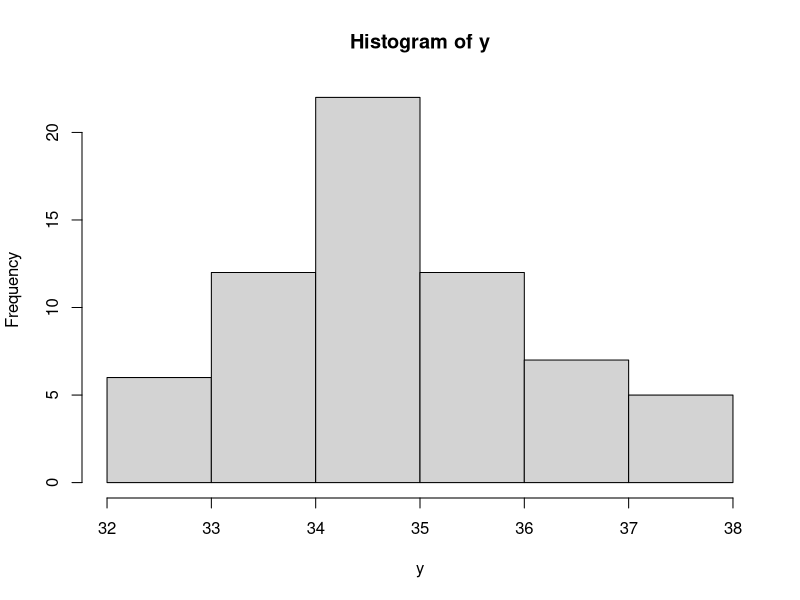
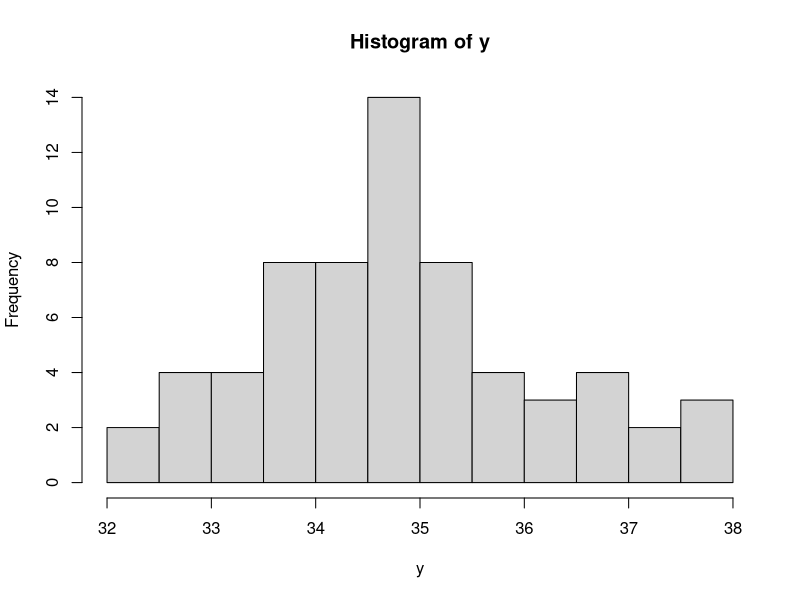

Write the R code that produced these figures, in order.
y <- c(34.2,37.8,33.6,32.6,33.8,35.8,34.7,34.6,33.1,36.6,34.7,33.1,34.2,37.6,33.6,33.6,34.5,35.4,35.0,34.6,33.4,37.3,32.5,34.1,35.6,34.6,35.4,35.9,34.7,34.6,34.1,34.7,36.3,33.8,36.2,34.7,34.6,35.5,35.1,35.7,35.1,37.1,36.8,33.6,35.2,32.8,36.8,36.8,34.7,34.0,35.1,32.9,35.0,32.1,37.9,34.3,33.6,34.1,35.3,33.5,34.9,34.5,36.4,32.7)

hist(y,breaks=8)
hist(y,breaks=16)
